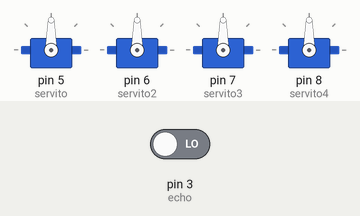
The sketch below on a simulated Arduino Uno, built with avr-gcc and run on an emulated ATmega328P. On the bench: 4 × servo. The inputs (shaded band) are chosen by the test bench; at power-on: pin 3 (echo) LOW.

Above: at 0.1 s.
At 1.1 s:
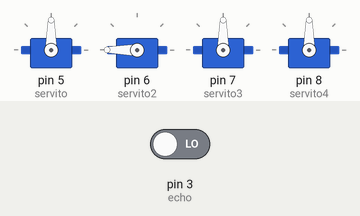
Timing chart, 0 to 2.6 s (numbered marks = the images above):
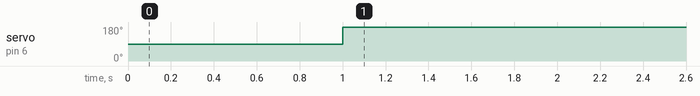

The sketch:

gugugugug.ino
```cpp
#include <Servo.h>
Servo servito;
Servo servito2;
Servo servito3;
Servo servito4;
int trig = 2;
int echo = 3;
int tiempo;
int distancia;
void setup() {
  servito.attach (5);
  servito2.attach (6);
  servito3.attach (7);
  servito4.attach (8);
  pinMode (2, OUTPUT);
  pinMode (3, INPUT);
}

void loop() {
digitalWrite (trig, LOW);
  delayMicroseconds(5);
  digitalWrite (trig, HIGH);
  delayMicroseconds (10);
  tiempo = pulseIn (echo, HIGH);
  distancia = (0.017 * tiempo);
if (distancia <= 10) {
servito2.write (180);
}else if (distancia > 10 ) {
  servito2.write (45);
}
}
```

Measured:
- by itself, servo on pin 6 (servito2): 90° → 180° at 1.0 s
